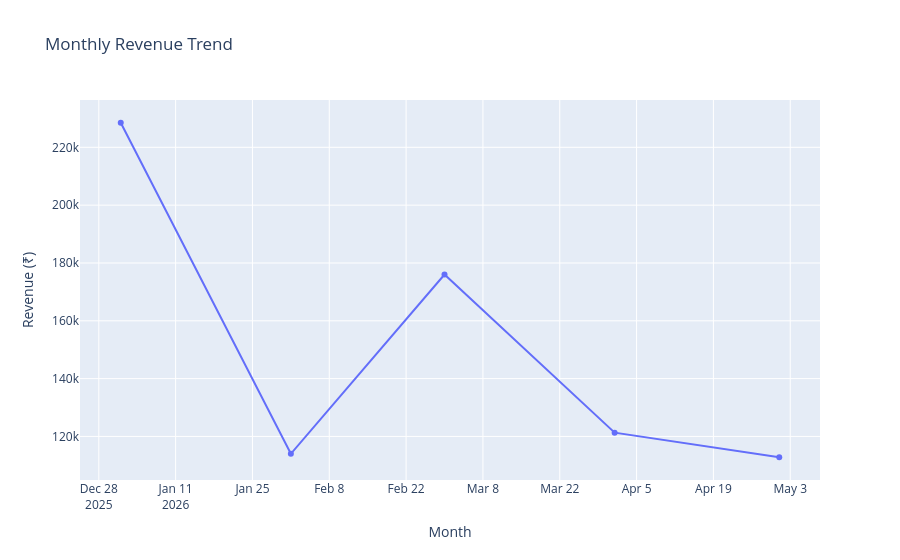

The notebook cell this image was saved under:
### Code cell
fig = px.line(
    monthly_sales,
    x="Month",
    y="Total_Revenue",
    title="Monthly Revenue Trend",
    markers=True,
    labels={
        "Month": "Month",
        "Total_Revenue": "Revenue (₹)"
    }
)

fig.show()

### Figure 1 — Plotly figure (JSON) as saved in the notebook; plotly's stock layout.template omitted (floating-point values rounded to 4 significant figures)
{"data": [{"hovertemplate": "Month=%{x}<br>Revenue (₹)=%{y}<extra></extra>", "legendgroup": "", "line": {"color": "#636efa", "dash": "solid"}, "marker": {"symbol": "circle"}, "mode": "lines+markers", "name": "", "orientation": "v", "showlegend": false, "type": "scatter", "x": ["2026-01", "2026-02", "2026-03", "2026-04", "2026-05"], "xaxis": "x", "y": [228500, 114000, 176000, 121300, 112800], "yaxis": "y"}], "layout": {"legend": {"tracegroupgap": 0}, "title": {"text": "Monthly Revenue Trend"}, "xaxis": {"anchor": "y", "domain": [0, 1], "title": {"text": "Month"}}, "yaxis": {"anchor": "x", "domain": [0, 1], "title": {"text": "Revenue (₹)"}}}}
